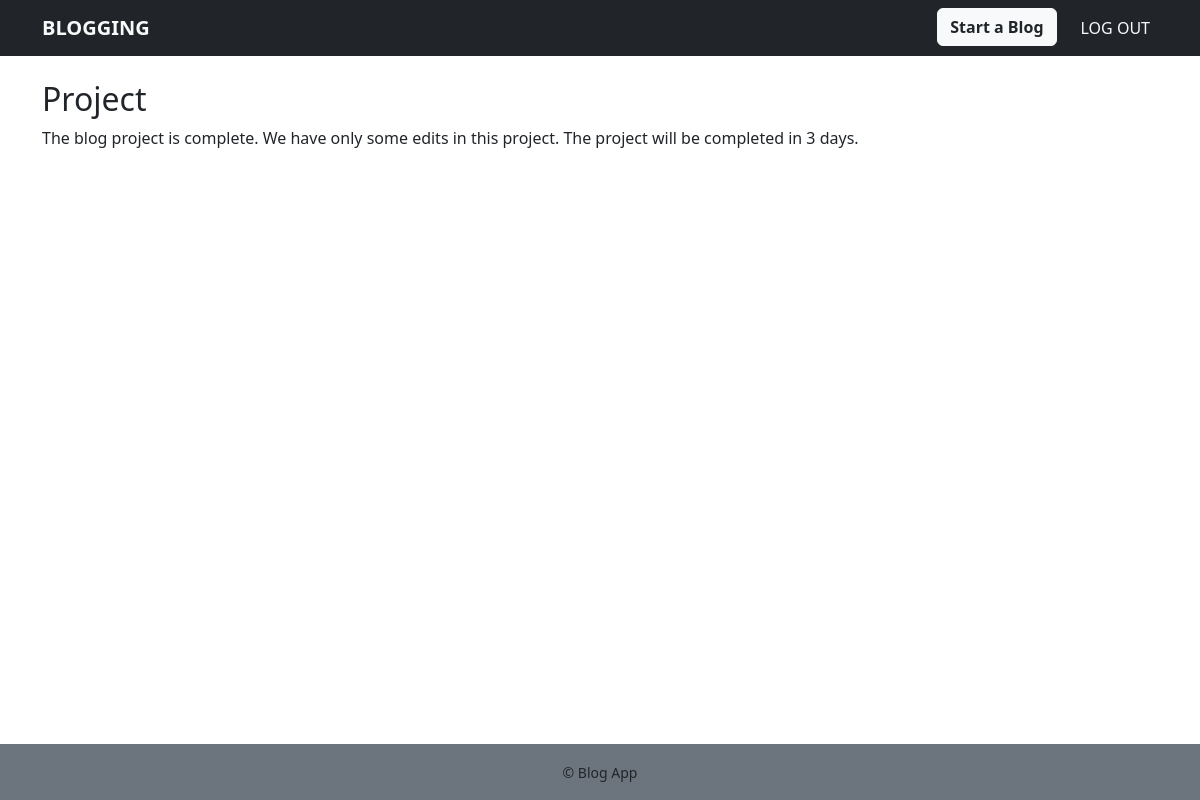
Screenshot of /blogs/22/ (signed in) with the database file from the repository.
### blogs/models.py (models this page shows, shortened)
class Blog(models.Model):
    author = models.ForeignKey(User, on_delete=models.CASCADE)
    title = models.CharField(max_length=200)
    content = models.TextField()
    created_at = models.DateTimeField(auto_now_add=True)

### blogs/views.py (the view)
# urls.py: path('<int:pk>/', blog_detail, name='blog_detail'),
def blog_detail(request, pk):
    blog = get_object_or_404(Blog, pk=pk)
    return render(request, 'blogs/blog_detail.html', {'blog': blog})

### templates/blogs/blog_detail.html (shortened to what this page needs)
{% extends 'base.html' %}
{% block content %}
<h2>{{ blog.title }}</h2>
<p>{{ blog.content }}</p>
{% endblock %}

### rows the page displays
Blog: title "Project", content "The blog project is complete. We have only some edits in this project. The project will be completed in 3 days."
